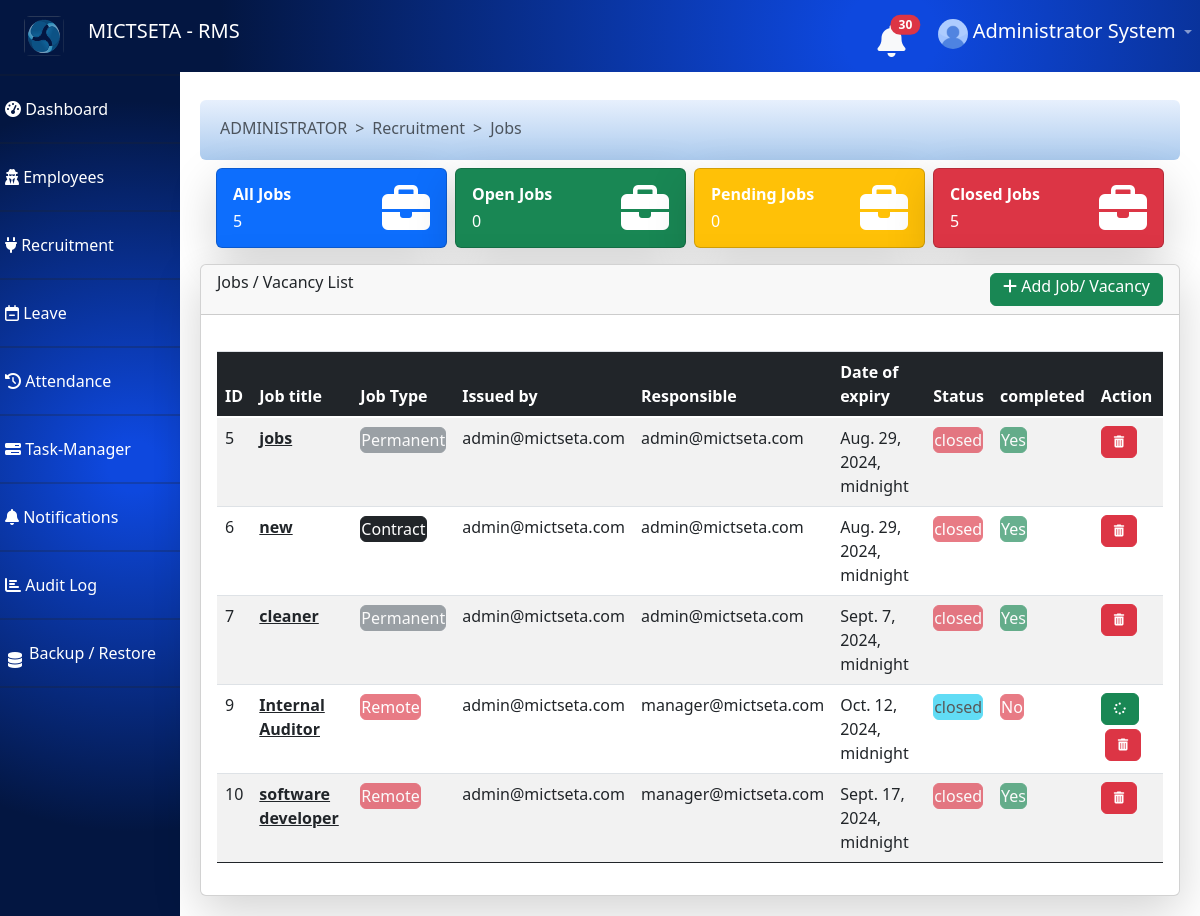
The app's page /dashboard/view_jobs/ (signed in), older data.
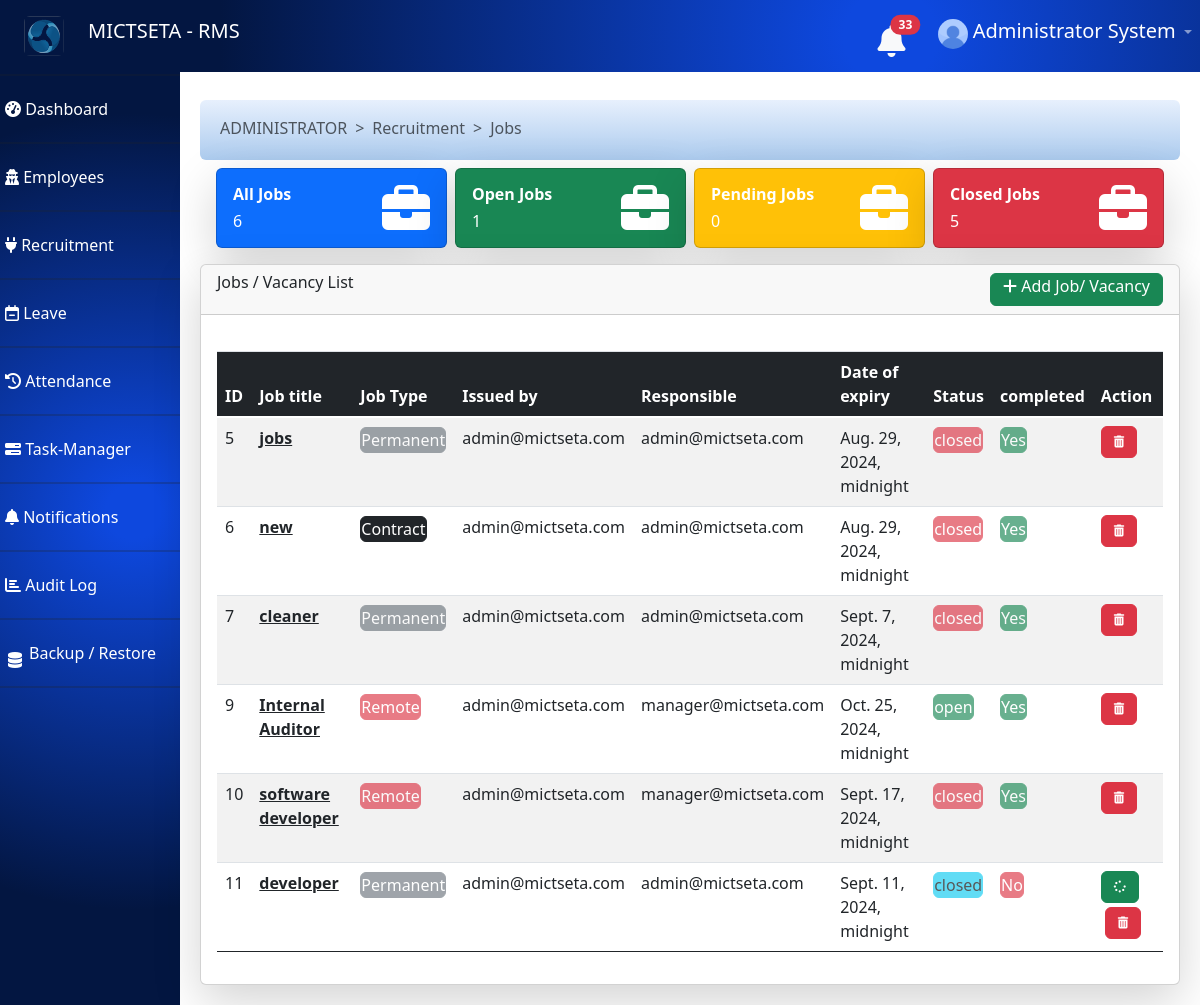
The same page, newer data.
### profiles/models.py (models this page shows, shortened)
class StaffProfile(models.Model):
	user = models.OneToOneField(User, on_delete=models.CASCADE)
	job_title = models.CharField(max_length=100,null=True )
	department = models.CharField(max_length=6,null=True )
	salary = models.CharField(max_length=225,null=True )
	hire_date = models.DateTimeField(auto_now_add=True)
	phone = models.CharField(max_length=6,null=True )
	idnumber =  models.CharField(max_length=13,null=False )
	gender = models.CharField(max_length=6,null=False )
	age = models.CharField(max_length=6,null=False )
	dob = models.CharField(max_length=6,null=False )

### jobs/models.py (models this page shows, shortened)
class JobPost(models.Model):
    user = models.ForeignKey(User, on_delete=models.CASCADE, related_name='jobs')
    assigned_to = models.ForeignKey(User, on_delete=models.CASCADE, default=1)
    title = models.CharField(max_length=225, unique=False, null=False)
    description = models.TextField(null=False)
    start_date = models.DateTimeField(auto_now_add=True)
    end_date = models.DateTimeField(null=False)
    location = models.CharField(max_length=225, unique=False, null=False)
    salary_range = models.CharField(max_length=100, null=True)  # Added field for salary range
    job_type = models.CharField(max_length=50, null=False, default='Full-time')  # Added field for job type
    industry = models.CharField(max_length=100, null=True)  # Added field for industry
    company_name = models.CharField(max_length=225, null=True)  # Added field for company name
    status = models.CharField(max_length=20, null=False, default="waiting")
    is_complete = models.BooleanField(null=False, default=False)
    is_approved = models.BooleanField(null=False, default=False)

### jobs/custom_decorators.py (the view)
		def _wrapper(request, *args, **kwargs):
			applications = JobApplication.objects.all()
			interviews = Interview.objects.all()
			for application in applications:
				if application.job.status=="closed":
					application.status = 'rejected'
					application.save()
					cleened = [interview.delete() for interview in interviews if interview.application == application]
			return view_func(request,*args,**kwargs)

### dashboard/templates/view_job.html (shortened to what this page needs)
{% extends 'dashboard_base.html' %}
{% load static %}
{% block breadcrumbs %}
      <li class="breadcrumb-item active" aria-current="page">Recruitment</li>
      <li class="breadcrumb-item active" aria-current="page">Jobs</li>
{% endblock %}
{% block description %}
<div class="d-flex justify-content-between mt-2 ">
  <div class="card text-bg-primary mb-3 mx-1 w-100 shadow-lg rounded" style="height:80px;">
  <div class="card-body">
    <div class="card-text d-flex justify-content-between">
      <div>
      <h6><b>All Jobs</b></h6>
      <h6>{{all_jobs}}</h6>
      </div>
      <i class="fa fa-briefcase fa-3x" aria-hidden="true"></i>
    </div>
  </div>
</div>
<div class="card text-bg-success mb-3 mx-1 w-100 shadow-lg rounded" style="height:80px;">
  <div class="card-body">
    <div class="card-text d-flex justify-content-between">
      <div>
      <h6><b>Open Jobs</b></h6>
      <h6>{{open_jobs}}</h6>
      </div>
      <i class="fa fa-briefcase fa-3x" aria-hidden="true"></i>
    </div>
  </div>
</div>
<div class="card text-bg-warning mb-3 mx-1 w-100 shadow-lg rounded" style="height:80px;">
  <div class="card-body">
    <div class="card-text d-flex justify-content-between">
      <div>
      <h6 class="text-white"><b>Pending Jobs</b></h6>
      <h6 class="text-white">{{pending_jobs}}</h6>
      </div>
      <i class="fa fa-briefcase fa-3x text-white " aria-hidden="true"></i>
    </div>
  </div>
</div>
<div class="card text-bg-danger mb-3 mx-1 w-100 shadow-lg rounded" style="height:80px;">
  <div class="card-body">
    <div class="card-text d-flex justify-content-between">
      <div>
      <h6><b>Closed Jobs</b></h6>
      <h6>{{closed_jobs}}</h6>
      </div>
      <i class="fa fa-briefcase fa-3x" aria-hidden="true"></i>
    </div>
  </div>
</div>
</div>
 {% endblock %}
{% block content %}
<div class="card shadow-lg rounded">
  <div class="card-header d-flex justify-content-between " style="height:50px;">
    <h6>Jobs / Vacancy List</h6>
    <a href="{% url 'dashboard.add_job' %}" class="btn btn-success py-0" style=""><i class="fa fa-plus" aria-hidden="true"></i> Add Job/ Vacancy</a>
  </div>
  <div class="card-body">
  {% if user.is_staff %}
    <div id="viewJobPage" class="table-container" style="display: block;overflow-x: scroll;">
    <table id="example" class="table table-striped table-hover" style="width:100%">
        <thead>
            <tr class="bg-dark text-white">
                <th class="bg-dark text-white" >ID</th>
                <th class="bg-dark text-white" >Job title</th>
                 <th class="bg-dark text-white" >Job Type</th>
                 <th class="bg-dark text-white" >Issued by</th>
                <th class="bg-dark text-white" >Responsible</th>
                <th class="bg-dark text-white">Date of expiry</th>
                <th class="bg-dark text-white">Status</th>
                <th class="bg-dark text-white">completed</th>
                <th class="bg-dark text-white">Action</th>
            </tr>
        </thead>
        <tbody>
          {% for job in jobs %}
            {% if job.user == user or user.is_superuser or job.assigned_to == user %}
              <tr>
                <td>{{job.id}}</td>
                <td><b><a href="{% url 'dashboard.job_details' job.id %}" class="text-dark">{{job.title}}</a></b></td>
                {% if job.job_type == "Contract" or job.job_type == "Part-Time" %}
                   <td><button class="btn btn-dark  text-white p-0" >{{job.job_type}}</button></td>
                {% elif job.job_type == "Permanent" or job.job_type == "Full-Time" %}
                   <td><button class="btn btn-secondary text-white p-0" disabled>{{job.job_type}}</button></td>
                {% elif job.job_type == "Remote" %}
                   <td><button class="btn btn-danger text-white p-0" disabled>{{job.job_type}}</button></td>
                {% else%}
                <td>{{job.job_type}}</td>
                {% endif %}
                 <td>{{job.user.email}}</td>
                <td>{{job.assigned_to.email}}</td>
                <td>{{job.end_date}}</td>
                {% if job.is_complete %}
                    {% if job.status == "open" %}
                    <td><button class="btn btn-success p-0" disabled>{{job.status}}</button></td>
                    {% elif job.status == "closed" %}
                    <td><button class="btn btn-danger p-0" disabled>{{job.status}}</button></td>
                    {% else %}
                    <td><button class="btn btn-warning p-0" disabled>{{job.status}}</button></td>
                    {% endif %}
                   <td><button class="btn btn-success p-0" disabled>Yes</button></td>
                        {% if user.is_superuser %}
                        <td>
                          <a class="btn btn-danger"   type="button" onclick="deleteJob({{job.id}})" role="button" style="font-size: 12px;"> <i class="fa fa-trash" aria-hidden="true"></i> </a>
                        </td>
                        {% endif %}
                {% else %}
                <td><button class="btn btn-info p-0" disabled>{{job.status}}</b></td>
                <td><button class="btn btn-danger p-0" disabled>No</button></td>
                <td>
                  <button class="btn btn-success" data-bs-toggle="modal" href="#JobToggle{{job.id}}" role="button" style="font-size: 12px;"> <i class="fa fa-spinner" aria-hidden="true"></i> </button>
                  <a class="btn btn-danger m-1"   type="button" onclick="deleteJob({{job.id}})" role="button" style="font-size: 12px;"style="font-size: 12px;">  <i class="fa fa-trash" aria-hidden="true"></i> </a>
                </td>
                {% endif %}
              </tr>
              {% endif %}
             {% endfor %}
        </tbody>
    </table>
        </div>
      {% endif %}
  {% endblock %}

### dashboard/templates/dashboard_base.html (shortened to what this page needs)
<!DOCTYPE html>
<html lang="en">
<head>
  <link href="https://cdn.jsdelivr.net/npm/bootstrap@5.0.2/dist/css/bootstrap.min.css" rel="stylesheet">
  <link href="https://stackpath.bootstrapcdn.com/bootstrap/4.5.2/css/bootstrap.min.css" rel="stylesheet">
  <link rel="stylesheet" href="https://cdnjs.cloudflare.com/ajax/libs/font-awesome/4.7.0/css/font-awesome.min.css">
  <link rel="stylesheet" href="https://cdnjs.cloudflare.com/ajax/libs/font-awesome/6.0.0-beta3/css/all.min.css">
    <link
        href=
"https://cdnjs.cloudflare.com/ajax/libs/bootstrap-datetimepicker/4.17.37/css/bootstrap-datetimepicker.min.css"
        rel="stylesheet">
  <link rel="stylesheet" href="https://cdnjs.cloudflare.com/ajax/libs/twitter-bootstrap/5.3.0/css/bootstrap.min.css">
  <link rel="stylesheet" href="https://cdn.datatables.net/2.0.8/css/dataTables.bootstrap5.css">
<link rel="stylesheet" href="https://cdn.jsdelivr.net/npm/flatpickr/dist/flatpickr.min.css">
 {% load static %}
</head>
<body>
  <nav class="navbar navbar-expand-lg navbar-dark ">
    <a class="navbar-brand " href="#">
      <img src="{% static 'job_seeker/images/webicon.png' %}" class="rounded-2 float-start mx-4" alt="..." style="width:40px;height:40px;" >
      <span>
        MICTSETA - RMS
      </span>
    </a>
    <div class="collapse navbar-collapse" id="navbarNav">
      <ul class="navbar-nav ml-auto">
        <li class="nav-item">
          <a class="nav-link" href="#">
            <a href="{% url 'dashboard.get_notifications'%}">
              <button type="button" class="btn btn-primarys position-relative p-0 mr-4 mb-1">
               <i class="fas fa-bell fa-2x text-light"  > </i>
               {% if user.notifications or user.is_superuser %}
                {% if notify_len %}
                <span class="position-absolute top-0 start-100 translate-middle badge rounded-pill bg-danger ">
                  {{notify_len}}
                </span>
                {% endif%}
              {% endif %}
              </button>
            </a>
          </a>
        </li>
        <li class="nav-item dropdown">
          <a class="nav-link dropdown-toggle" href="#" id="navbarDropdown" role="button" data-toggle="dropdown" aria-haspopup="true" aria-expanded="false">
           {% if user.profileimage.image %}
            <img src="{{user.profileimage.image.url}}" class="rounded-circle" alt="..." style="width:30px;height: 30px;">
            {% else %}
            <img src="{% static 'dashboard/images/default_user.jpg' %}" class="rounded-circle" alt="..." style="width:30px;height: 30px;">
           {% endif %}
            <span class="text-white " style="font-size:20px;">{{user.first_name}} {{user.last_name}}</span>
          </a>
        </li>
      </ul>
    </div>
  </nav>
  <div class="sidebar" style=" overflow-y: scroll; overflow-x:none;">
    <h2 class="text-white">Dashboard</h2>
    <hr>
    <a href="#" data-toggle="collapse" data-target="#dashboardMenu" aria-expanded="false" aria-controls="dashboardMenu">
      <i class="fas fa-tachometer-alt"></i>
      Dashboard
    </a>
    <hr>
{% if user.is_superuser and user.staffprofile.department == "ADMINISTRATOR" or user.is_superuser and user.staffprofile.department == "MANAGER" %}
    <a href="#" data-toggle="collapse" data-target="#usersMenu" aria-expanded="false" aria-controls="usersMenu">
      <i class="fa fa-user-secret" aria-hidden="true"></i>
       Employees
    </a>
    <hr>
{% endif %}
    <a href="#" data-toggle="collapse" data-target="#jobsMenu" aria-expanded="false" aria-controls="jobsMenu">
    <i class="fa fa-plug" aria-hidden="true"></i>  Recruitment
    </a>
    <hr>
    <a href="#" data-toggle="collapse" data-target="#settingsMenu" aria-expanded="false" aria-controls="settingsMenu">
     <i class="fa fa-calendar-minus-o" aria-hidden="true"></i>
 Leave
    </a>
    <hr>
    <a href="{% url 'dashboard.manage_attendance' %}">
      <i class="fa fa-history" aria-hidden="true"></i> Attendance
    </a>
    <hr>
    <a href="{% url 'dashboard.task_manager' %}">
      <i class="fa fa-tasks" aria-hidden="true"></i> Task-Manager
    </a>
    <hr>
    <a href="#" data-toggle="collapse" data-target="#notificationsMenu" aria-expanded="false" aria-controls="notificationsMenu">
      <i class="fas fa-bell"  > </i> Notifications {% if noty %}<span class="badge bg-danger">{{noty}}</span>{% endif %}
    </a>
    <hr>
     <a href="#" data-toggle="collapse" data-target="#aduit_logMenu" aria-expanded="false" aria-controls="aduit_logMenu">
      <i class="fas fa-bar-chart" > </i> Audit Log
    </a>
    <hr>
     <i class="fa fa-database mt-3 ml-2 position-absolute text-white" aria-hidden="true"></i>
    <a href="{% url 'dashboard.backup_database' %}" class="ml-4">
      Backup / Restore
    </a>
    <hr>
  </div>
  <div class="main-content">
    <div class="content">
      <div id="defaultPage" style="margin-top: 40px;">
        <nav style="--bs-breadcrumb-divider: '>';margin-top: 80px;" aria-label="breadcrumb" class="p-1 pt-3 rounded-2 bread-container">
          <ol class="breadcrumb px-3">
            <li class="breadcrumb-item active"> {{user.staffprofile.department}}</li>
            {% block breadcrumbs %}
            {% endblock %}
          </ol>
        </nav>
        <div class="container">
        {% block description %} {% endblock %}
        </div>
        {% block content %}
        {% endblock %}
      </div>
    </div>
  </div>
</body>
</html>

Row changes from the older to the newer data that the page shows:
changed JobPost "Internal Auditor": end_date "Oct. 12, 2024, midnight" → "Oct. 25, 2024, midnight"; status "closed" → "open"; is_complete "No" → "Yes"
added JobPost: id "11", title "developer", job_type "Permanent", user.email "admin@mictseta.com", assigned_to.email "admin@mictseta.com", end_date "Sept. 11, 2024, midnight", status "closed"
Text that changed along with them:
{{ notify_len }}: "30" → "33"
{{ all_jobs }}: "5" → "6"
{{ open_jobs }}: "0" → "1"
